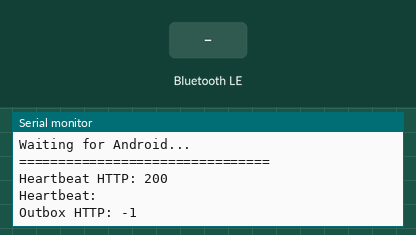
The sketch below on a simulated ESP32. On the bench: the last lines printed to the serial monitor. The test bench sets the inputs (shaded band). WiFi joins after 1.5 s; servers stay silent unless stated; uploads are accepted with an empty reply; nothing arrives over Bluetooth unless stated; a phone connects over Bluetooth LE 3 s after start.

Above: at 3.9 s.
4.0 s: Bluetooth LE write "\"" received
At 4.8 s:
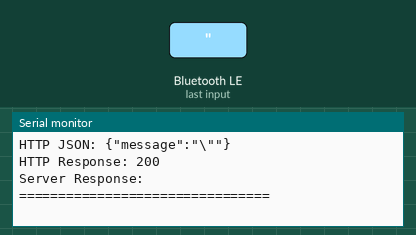
5.5 s: Bluetooth LE write "1" received
At 5.71 s:
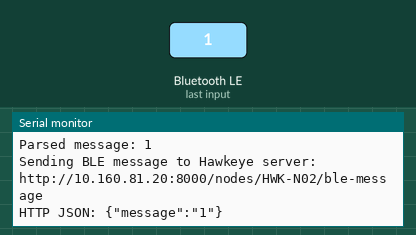

The sketch:

design-esp2.ino
```cpp
#include <WiFi.h>
#include <HTTPClient.h>
#include <NimBLEDevice.h>

// ============================================================
// FORWARD DECLARATIONS
// ============================================================

void connectWiFi();
void startBLE();
void sendHeartbeat();
void sendToServer(String message);
void pollServerMessages();
void notifyAndroid(String message);
String jsonEscape(const String& input);


// ============================================================
// HAWKEYE NODE CONFIGURATION
// ============================================================

#define NODE_ID   "HWK-N02"
#define NODE_ZONE "Anshul"

NimBLECharacteristic* hawkeyeCharacteristic = nullptr;


// ============================================================
// COLLEGE WI-FI
// ============================================================

const char* WIFI_SSID = "SVKM NMIMS";

const char* EAP_IDENTITY = "70022400676";
const char* EAP_USERNAME = "70022400676";
const char* EAP_PASSWORD = "passw)123";


// ============================================================
// HAWKEYE SERVER
// ============================================================

const char* SERVER_IP = "10.160.81.20";
const int SERVER_PORT = 8000;


// ============================================================
// JSON ESCAPE
// ============================================================

String jsonEscape(const String& input) {

    String output;
    output.reserve(input.length() + 16);

    for (size_t i = 0; i < input.length(); i++) {

        char c = input[i];

        switch (c) {

            case '\\':
                output += "\\\\";
                break;

            case '"':
                output += "\\\"";
                break;

            case '\n':
                output += "\\n";
                break;

            case '\r':
                output += "\\r";
                break;

            case '\t':
                output += "\\t";
                break;

            default:
                output += c;
                break;
        }
    }

    return output;
}


// ============================================================
// SERVER -> ANDROID BLE NOTIFICATION
// ============================================================

void notifyAndroid(String message) {

    if (hawkeyeCharacteristic == nullptr) {

        Serial.println("BLE characteristic unavailable for notification.");

        return;
    }

    if (message.length() == 0) {

        return;
    }

    Serial.println();
    Serial.println("================================");
    Serial.println("SERVER MESSAGE READY FOR ANDROID");
    Serial.print("Packet: ");
    Serial.println(message);

    hawkeyeCharacteristic->setValue(
        (uint8_t*) message.c_str(),
        message.length()
    );

    hawkeyeCharacteristic->notify();

    Serial.println("BLE NOTIFICATION SENT");
    Serial.println("================================");
}


// ============================================================
// POLL FASTAPI FOR SERVER -> PHONE MESSAGES
// ============================================================
//
// Expected server contract:
//
// GET /nodes/<NODE_ID>/outbox
//
// 200 + text/plain body  -> one packet to notify to Android
// 204                    -> no pending packet
//
// Example body:
//
// CHAT,HWK-U002,HWK-U001,Hello
//
// ============================================================

void pollServerMessages() {

    if (WiFi.status() != WL_CONNECTED) {

        return;
    }

    HTTPClient http;

    String url =
        "http://" +
        String(SERVER_IP) +
        ":" +
        String(SERVER_PORT) +
        "/nodes/" +
        String(NODE_ID) +
        "/outbox";

    http.begin(url);

    int responseCode =
        http.GET();

    if (responseCode == 200) {

        String message =
            http.getString();

        message.trim();

        if (message.length() > 0) {

            Serial.print("OUTBOX RX: ");
            Serial.println(message);

            notifyAndroid(message);
        }

    } else if (responseCode != 204) {

        // Avoid flooding Serial Monitor for the normal empty-queue case.

        Serial.print("Outbox HTTP: ");
        Serial.println(responseCode);
    }

    http.end();
}


// ============================================================
// HEARTBEAT
// ============================================================

unsigned long lastHeartbeat = 0;

const unsigned long HEARTBEAT_INTERVAL = 10000;


// ============================================================
// SERVER -> BLE MESSAGE POLLING
// ============================================================

unsigned long lastMessagePoll = 0;

const unsigned long MESSAGE_POLL_INTERVAL = 1000;


// ============================================================
// BLE UUIDs
// ============================================================

#define SERVICE_UUID \
"7b7b0001-0000-4a57-8a10-000000000001"

#define CHARACTERISTIC_UUID \
"7b7b0002-0000-4a57-8a10-000000000001"


// ============================================================
// BLE CALLBACK
// ============================================================

class HawkeyeCallback : public NimBLECharacteristicCallbacks {

    void onWrite(
        NimBLECharacteristic* characteristic,
        NimBLEConnInfo& connInfo
    ) override {

        Serial.println();
        Serial.println("================================");
        Serial.println("BLE WRITE RECEIVED");


        // --------------------------------------------------------
        // GET VALUE
        // --------------------------------------------------------

        std::string value =
            characteristic->getValue();


        if (value.length() == 0) {

            Serial.println("ERROR: Empty BLE message");

            Serial.println("================================");

            return;
        }


        // --------------------------------------------------------
        // PRINT RAW DATA
        // --------------------------------------------------------

        Serial.print("Bytes received: ");
        Serial.println(value.length());


        Serial.print("BLE MESSAGE: ");

        for (size_t i = 0; i < value.length(); i++) {

            Serial.print(value[i]);
        }

        Serial.println();


        // --------------------------------------------------------
        // CONVERT TO ARDUINO STRING
        // --------------------------------------------------------

        String message =
            String(value.c_str());


        Serial.print("Parsed message: ");

        Serial.println(message);


        // --------------------------------------------------------
        // FORWARD TO FASTAPI
        // --------------------------------------------------------

        sendToServer(message);


        Serial.println("================================");
    }
};


// ============================================================
// SEND MESSAGE TO FASTAPI
// ============================================================

void sendToServer(String message) {

    if (WiFi.status() != WL_CONNECTED) {

        Serial.println("Wi-Fi unavailable.");

        return;
    }


    HTTPClient http;


    String url =
        "http://" +
        String(SERVER_IP) +
        ":" +
        String(SERVER_PORT) +
        "/nodes/" +
        String(NODE_ID) +
        "/ble-message";


    Serial.println();

    Serial.println("Sending BLE message to Hawkeye server:");

    Serial.println(url);


    http.begin(url);


    http.addHeader(
        "Content-Type",
        "application/json"
    );


    // --------------------------------------------------------
    // CREATE JSON
    // --------------------------------------------------------

    String json =
        "{\"message\":\"" +
        jsonEscape(message) +
        "\"}";


    Serial.print("HTTP JSON: ");

    Serial.println(json);


    // --------------------------------------------------------
    // POST
    // --------------------------------------------------------

    int responseCode =
        http.POST(json);


    Serial.print("HTTP Response: ");

    Serial.println(responseCode);


    if (responseCode > 0) {

        String response =
            http.getString();


        Serial.print("Server Response: ");

        Serial.println(response);

    } else {

        Serial.print("HTTP ERROR: ");

        Serial.println(
            http.errorToString(responseCode)
        );
    }


    http.end();
}


// ============================================================
// HEARTBEAT
// ============================================================

void sendHeartbeat() {

    if (WiFi.status() != WL_CONNECTED) {

        return;
    }


    HTTPClient http;


    String url =
        "http://" +
        String(SERVER_IP) +
        ":" +
        String(SERVER_PORT) +
        "/nodes/" +
        String(NODE_ID) +
        "/heartbeat";


    http.begin(url);


    int responseCode =
        http.POST("");


    Serial.print("Heartbeat HTTP: ");

    Serial.println(responseCode);


    if (responseCode > 0) {

        String response =
            http.getString();


        Serial.print("Heartbeat: ");

        Serial.println(response);
    }


    http.end();
}


// ============================================================
// WIFI CONNECTION
// ============================================================

void connectWiFi() {

    Serial.println();

    Serial.println("================================");

    Serial.println("PROJECT HAWKEYE NODE");


    Serial.print("Node ID: ");

    Serial.println(NODE_ID);


    Serial.print("Zone: ");

    Serial.println(NODE_ZONE);


    Serial.println("CONNECTING TO COLLEGE WI-FI");

    Serial.println("WPA2-ENTERPRISE / PEAP");


    WiFi.mode(WIFI_STA);


    Serial.println(
        "Starting WPA2 Enterprise..."
    );


    WiFi.begin(
        WIFI_SSID,
        WPA2_AUTH_PEAP,
        EAP_IDENTITY,
        EAP_USERNAME,
        EAP_PASSWORD
    );


    Serial.print("Connecting");


    unsigned long startAttempt =
        millis();


    while (
        WiFi.status() != WL_CONNECTED &&
        millis() - startAttempt < 30000
    ) {

        delay(500);

        Serial.print(".");
    }


    Serial.println();


    if (WiFi.status() == WL_CONNECTED) {

        Serial.println(
            "COLLEGE WI-FI CONNECTED"
        );


        Serial.print("Node IP: ");

        Serial.println(
            WiFi.localIP()
        );


        Serial.print("Gateway: ");

        Serial.println(
            WiFi.gatewayIP()
        );


        Serial.print("RSSI: ");

        Serial.println(
            WiFi.RSSI()
        );


        Serial.print(
            "Hawkeye Server: "
        );

        Serial.print(SERVER_IP);

        Serial.print(":");

        Serial.println(SERVER_PORT);

    } else {

        Serial.println(
            "WI-FI CONNECTION FAILED"
        );


        Serial.print(
            "WiFi status code: "
        );


        Serial.println(
            WiFi.status()
        );


        Serial.println(
            "Restarting in 5 seconds..."
        );


        delay(5000);

        ESP.restart();
    }
}


// ============================================================
// BLE SETUP
// ============================================================

void startBLE() {

    Serial.println();

    Serial.println("================================");

    Serial.println(
        "STARTING HAWKEYE BLE"
    );


    // --------------------------------------------------------
    // INITIALIZE
    // --------------------------------------------------------

    NimBLEDevice::init(
        "HAWKEYE-HWK-N02"
    );


    // --------------------------------------------------------
    // CREATE SERVER
    // --------------------------------------------------------

    NimBLEServer* server =
        NimBLEDevice::createServer();


    // --------------------------------------------------------
    // CREATE SERVICE
    // --------------------------------------------------------

    NimBLEService* service =
        server->createService(
            SERVICE_UUID
        );


    // --------------------------------------------------------
    // CREATE CHARACTERISTIC
    // --------------------------------------------------------

    hawkeyeCharacteristic =
        service->createCharacteristic(

            CHARACTERISTIC_UUID,

            NIMBLE_PROPERTY::WRITE |
            NIMBLE_PROPERTY::WRITE_NR |
            NIMBLE_PROPERTY::READ |
            NIMBLE_PROPERTY::NOTIFY
        );


    // --------------------------------------------------------
    // CALLBACK
    // --------------------------------------------------------

    hawkeyeCharacteristic->setCallbacks(
        new HawkeyeCallback()
    );


    // --------------------------------------------------------
    // INITIAL VALUE
    // --------------------------------------------------------

    hawkeyeCharacteristic->setValue(
        "HAWKEYE_READY"
    );


    // --------------------------------------------------------
    // START SERVICE
    // --------------------------------------------------------

    service->start();


    // --------------------------------------------------------
    // ADVERTISE
    // --------------------------------------------------------

    NimBLEAdvertising* advertising =
        NimBLEDevice::getAdvertising();


    advertising->setName(
        "HAWKEYE-HWK-N02"
    );


    advertising->addServiceUUID(
        SERVICE_UUID
    );


    advertising->enableScanResponse(true);


    advertising->start();


    Serial.println(
        "BLE ADVERTISING STARTED"
    );


    Serial.println(
        "BLE Name: HAWKEYE-HWK-N02"
    );


    Serial.println(
        "BLE Service UUID: " +
        String(SERVICE_UUID)
    );


    // --------------------------------------------------------
    // READY
    // --------------------------------------------------------

    Serial.println();

    Serial.println(
        "BLE READY"
    );


    Serial.println(
        "BLE Name: HAWKEYE-HWK-N03"
    );


    Serial.println(
        "BLE Service UUID:"
    );


    Serial.println(
        SERVICE_UUID
    );


    Serial.println(
        "BLE Characteristic UUID:"
    );


    Serial.println(
        CHARACTERISTIC_UUID
    );


    Serial.println(
        "Waiting for Android..."
    );


    Serial.println(
        "================================"
    );
}


// ============================================================
// SETUP
// ============================================================

void setup() {

    Serial.begin(115200);

    delay(1000);


    connectWiFi();


    startBLE();


    sendHeartbeat();
}


// ============================================================
// LOOP
// ============================================================

void loop() {

    unsigned long currentTime =
        millis();


    // --------------------------------------------------------
    // HEARTBEAT
    // --------------------------------------------------------

    if (
        currentTime - lastHeartbeat >=
        HEARTBEAT_INTERVAL
    ) {

        lastHeartbeat =
            currentTime;


        sendHeartbeat();
    }


    // --------------------------------------------------------
    // SERVER -> BLE CHAT POLLING
    // --------------------------------------------------------

    if (
        currentTime - lastMessagePoll >=
        MESSAGE_POLL_INTERVAL
    ) {

        lastMessagePoll =
            currentTime;


        pollServerMessages();
    }


    delay(50);
}
```

Measured:
- after the input at 4.0 s, the serial monitor: prints a new line at once (image 1)
- after the input at 5.5 s, the serial monitor: prints a new line at once (image 2)
